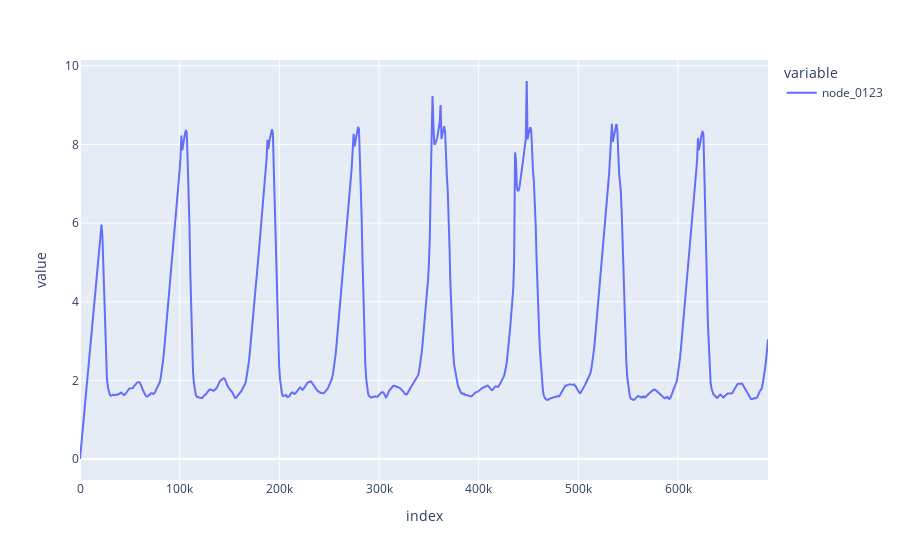

The code cell stored with this chart in its notebook:
### Code cell
results.age['node_0310']
fig = px.line(
    results.age['node_0123']
)
fig.show()

### Figure 1 — Plotly figure (JSON) as saved in the notebook; plotly's stock layout.template omitted (floating-point values rounded to 4 significant figures; data arrays with more than 128 entries replaced by an {"elided": "..."} marker saying what was removed)
{"data": [{"hovertemplate": "variable=node_0123<br>index=%{x}<br>value=%{y}<extra></extra>", "legendgroup": "node_0123", "line": {"color": "#636efa", "dash": "solid"}, "marker": {"symbol": "circle"}, "mode": "lines", "name": "node_0123", "orientation": "v", "showlegend": true, "type": "scatter", "x": {"elided": "768 int values"}, "xaxis": "x", "y": {"elided": "768 float values"}, "yaxis": "y"}], "layout": {"autosize": true, "legend": {"title": {"text": "variable"}, "tracegroupgap": 0}, "margin": {"t": 60}, "xaxis": {"anchor": "y", "autorange": true, "domain": [0, 1], "range": [0, 690300], "title": {"text": "index"}, "type": "linear"}, "yaxis": {"anchor": "x", "autorange": true, "domain": [0, 1], "range": [-0.5342, 10.15], "title": {"text": "value"}, "type": "linear"}}}
